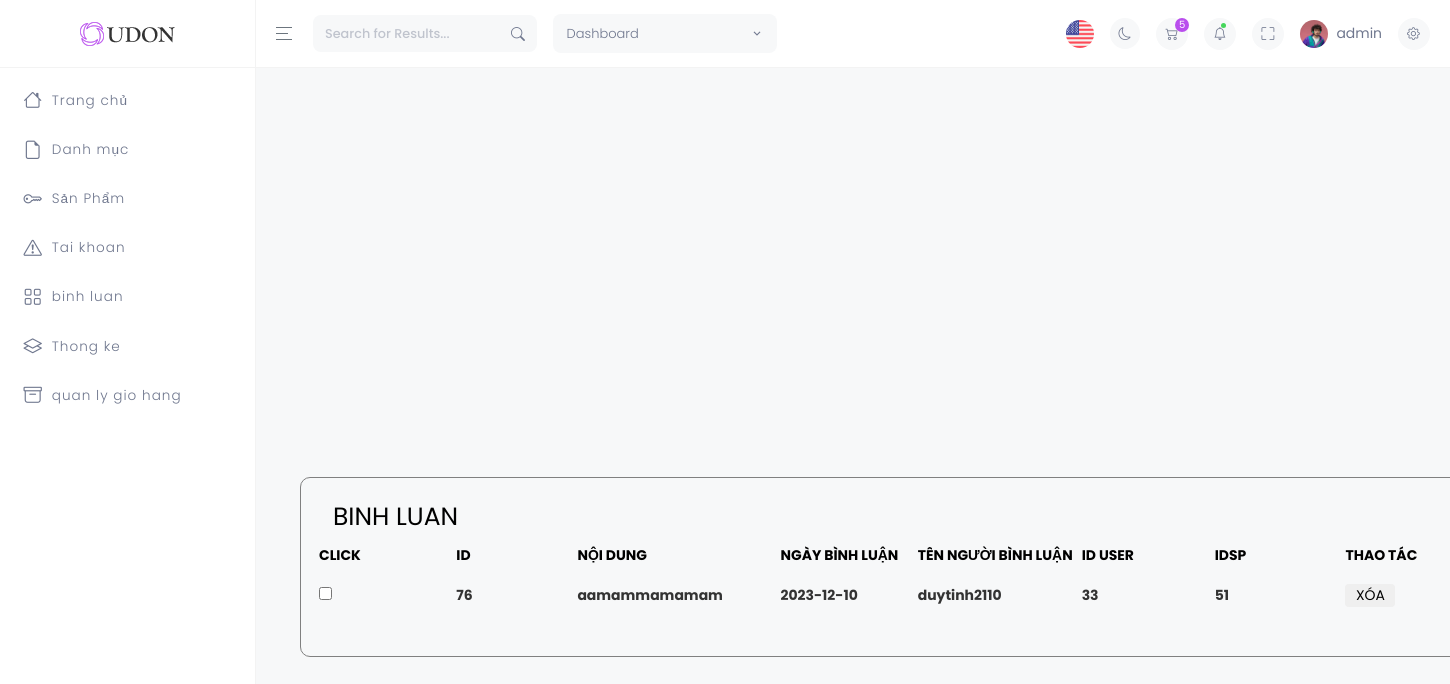
/admin/index.php?act=listbl, run on the app's committed database.
### tables this page shows
CREATE TABLE `binhluan` (
  `id` int(11) NOT NULL,
  `noidung` text NOT NULL,
  `ngaybinhluan` date DEFAULT NULL,
  `nameuser` text NOT NULL,
  `img` text NOT NULL,
  `iduser` int(11) NOT NULL,
  `idsp` int(11) NOT NULL
);

### model/pdo.php (called while the page is built, shortened)
<?php
function pdo_get_connection(){
    $servername = "localhost";
    $username = "root";
    $password = "";
    try {
        $conn = new PDO("mysql:host=$servername;dbname=duan1haphoi", $username, $password);
        $conn->setAttribute(PDO::ATTR_ERRMODE, PDO::ERRMODE_EXCEPTION);
        return $conn;
    } catch(PDOException $e) {
        echo "Connection failed: " . $e->getMessage();
    }
}
function pdo_query($sql){
    $sql_args=array_slice(func_get_args(),1);
    try{
        $conn=pdo_get_connection();
        $stmt=$conn->prepare($sql);
        $stmt->execute($sql_args);
        $rows=$stmt->fetchAll();
        return $rows;
    }
    catch(PDOException $e){
        throw $e;
    }
    finally{
        unset($conn);
    }
}
?>

### model/binhluan.php (called while the page is built, shortened)
<?php
function list_binhluan_admin($start,$limit){
   $sql ="SELECT * FROM binhluan ORDER BY id DESC LIMIT $start,$limit";
    $binhluan =  pdo_query($sql);
    return  $binhluan;
}
?>

### admin/binhluan/listbl.php (the view, shortened to what this page needs)
<div class='container'>
    <div class="text" style="color:black;">BINH LUAN</div>
     <div class="col">
        <table>
            <tr style="color:black;">
                <th>CLICK</th>
                <th>ID</th>
                <th>NỘI DUNG</th>
                <th>NGÀY BÌNH LUẬN</th>
                <th>TÊN NGƯỜI BÌNH LUẬN</th>
                <th>ID USER</th>
                <th>IDSP</th>
                <th>THAO TÁC</th>
            </tr>
     </div>
     <div class="row">
        <?php
            $limit = 10;
            if(isset($_GET['page'])){
              $page = $_GET['page'];
            }else{
              $page = 1;
            }
            $start = ($page - 1) * $limit;
               $listbinhluan = list_binhluan_admin($start,$limit);
            foreach($listbinhluan as $bl):
            ?>
            <tr>
                <th><input type="checkbox" name="checkbox" id=""></th>
                <th><?php echo $bl['id'] ?></th>
                <th><?php echo $bl['noidung'] ?></th>
               <th> <?php echo $bl['ngaybinhluan'] ?></th>
                <th><?php echo $bl['nameuser'] ?></th>
              <th> <?php echo $bl['iduser'] ?></th>
                <th><?php echo $bl['idsp'] ?></th>
                <th> <a href="index.php?act=deletebl&id=<?php echo $bl['id'] ?>"><button onclick="return confirm('BẠN MUỐN XÓA BÌNH LUẬN NÀY ?')">XÓA</button></a></th>
            </tr>   <?php endforeach ?>
     </div>
</div>

### admin/binhluan/listbl.php (style rules this page uses)
.container { margin-top: 100px; margin-left: 300px; width: 1200px; height: 500px auto; border: 1px solid gray; border-radius: 10px; overflow: hidden; padding-bottom: 20px; }
.text { font-size: 25px; margin-top: 20px; margin-left: 20px; }
table { margin-left: 5px; }
th { width: 300px; height: 40px; }
button { border: none; width: 50px; border-radius: 4px; transition: all 1s; }

### data on the page
binhluan: id "76", noidung "aamammamamam", ngaybinhluan "2023-12-10", nameuser "duytinh2110", iduser "33", idsp "51"
